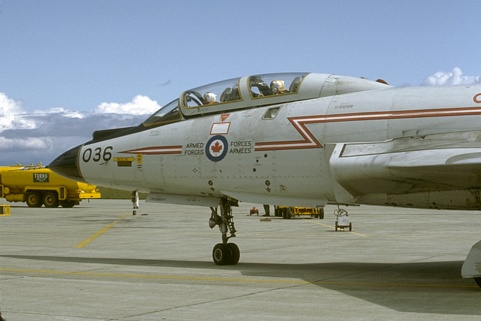
#> input picture Images/canny1.jpg, 481 x 321 px
$ python Canny.py
#> lines starting #> are read from the running program, lines starting #| are printed output that depends on the picture
from __future__ import division
from PIL import Image
import cv2
import numpy as np
from matplotlib import pyplot as plt
import math
from scipy import ndimage

# Tanvir Islam
# nid ta840968
# ucfid 3779383
# Spring 2019

""" It's always important to smooth the images and out and convert to grayscale
    when doing edge detection.  Gaussian Filter was used as the smoothing Filter
    since it seems to be working the best from the other functions done in this
    assignment.  Sigma = 1 was chosen as the optimal sigma because it results in
    the least amount of blurring.  If you increase sigma, the images get blurrier
    and this makes the edges more round and thick so it's harder to detect them
    as the Canny algorithm progresses.
    When running this algorithm on image1 and image2 different sigmas and thresholds were tested.
    The sigma of 1 is the best still due to the nature of gaussian filter and that optimal sigma
    are between 0.8 and 1 regardless.
    The threshold of about 30 was also found to be optimal however due to time constraints, there
    were a few pixels that seem to be missing from the corners of image1 and image2 that
    were not able to be adjusted for. """

""" This is our fast gaussian function from FastGaussian.py which implements
    1 dimensional kernel to do 2D filtering. """
def GaussianFilter(img, sigma):

    size = sigma * 6

    if(size % 2 == 0):
        size = size + 1

    offset = (size // 2) * -1

    # we make our two singular dimension kernels
    kernelY = np.ones((size, 1))
    kernelX = np.ones((1,size))

    # also note here that the formula is slightly different from regular gaussian
    coeff = 1 / ((np.sqrt(2 * np.pi)) * sigma)
    stDev = 2 * np.square(sigma)

    for i in range(size):
        kernelX[0][i] = coeff * np.exp(-(np.square(offset + i)) / stDev)
        kernelY[i][0] = coeff * np.exp(-(np.square(offset + i)) / stDev)

    """in order to avoid the "scratches" present in each image convolution
    we convolve in the X direction and then we use that same image and
    convolve over it using our Y kernel to get our final image."""

    dst = cv2.filter2D(img, -1, kernelX)
    dst = cv2.filter2D(dst, -1, kernelY)

    return dst

def GaussianFilterParent(img, sigma):
    arr = np.array(img, dtype=float)
    removedNoise = GaussianFilter(arr, sigma)
    return removedNoise

""" We obtain our gradient images in both directions as well as the final gradient.
    we also obtain directions at each pixel for our gradient to determine the
    orientation for use with the next step of canny. """
def CentralGradient(img, width, height):
    # img = cv2.imread(name)
    kernelX = np.array([[1,0,-1], [2, 0, -2], [1, 0, -1]])
    kernelY = np.array([[1,2,1], [0,0,0], [-1, -2, -1]])

    magX = cv2.filter2D(img, -1, kernelX)
    magY = cv2.filter2D(img, -1, kernelY)
    finalMag = np.ndarray((height,width))

    for i in range(height):
        for j in range(width):
            finalMag[i][j] = int(math.sqrt((magX[i][j])**2 + (magY[i][j])**2))

    # plot mags
    plt.subplot(333),plt.imshow(magX, cmap='gray'),plt.title('X grad')
    plt.xticks([]), plt.yticks([])

    plt.subplot(334),plt.imshow(magY, cmap='gray'),plt.title('Y Grad')
    plt.xticks([]), plt.yticks([])

    # get our gradient directions
    directions = np.arctan(magY, magX)

    # we convert radians to degrees
    directions = (180/np.pi) * directions

    for i in range(height):
        for j in range(width):
            if(directions[i][j] < 0):
                # we get rid of all negative degrees
                directions[i][j] = 180 + directions[i][j]

    return finalMag, directions

# Helper function to calculate the rounded angle values for non max suppressions
def roundAngles(angle):
    if (0 <= angle < 22.5) or (157.5 <= angle < 180):
        angle = 0
    elif (22.5 <= angle < 67.5):
        angle = 45
    elif (67.5 <= angle < 112.5):
        angle = 90
    elif (112.5 <= angle < 157.5):
        angle = 135
    return angle

""" This function is used as the first step to eliminate false positive edges
    in our image. It checks the gradient direction at each pixel and then compares
    its intensity to the appropriate surrounding pixels"""
def NonMaxSuppression(img, directions, col, row):

    # This is probably not needed but we use it anyway
    gradientDirections = directions

    for i in range(row):
        for j in range(col):
            gradientDirections[i][j] = roundAngles(directions[i][j])

    # do our direction check and supression
    for i in range(row):
        for j in range(col):
            # 0 checks left and right
            if gradientDirections[i][j] == 0:
                # check the magnitude
                if(j == 0):
                    # if we are on the left then only check the right
                    if not img[i][j] > img[i][j+1]:
                        img[i][j] = 0
                if(j == col - 1):
                    # if we are on the right then only check the left
                    if not img[i][j] > img[i][j-1]:
                        img[i][j] = 0
                # we check both the left and the right
                if not (img[i][j] > img[i][j-1] and img[i][j] > img[i][j+1]):
                    img[i][j] = 0

            # 45 checks up,right and down,left
            elif gradientDirections[i][j] == 45:
                # this checks to see if we are at the top left, bottom right of the images
                # and sets them to 0 b/c we can't do any comparison with this angle
                if((i == 0 and j == 0) or (i == row - 1 and j == col - 1)):
                    img[i][j] = 0
                # checks the bottom or the left
                elif(i == row - 1 or j == 0):
                    # check up right only
                    if not img[i][j] > img[i-1][j+1]:
                        img[i][j] = 0
                # checks top or right
                elif(i == 0 or j == col - 1):
                    # check down left only
                    if not img[i][j] > img[i+1][j-1]:
                        img[i][j] = 0
                else:
                    # we can check both
                    if not (img[i][j] > img[i+1][j-1] and img[i][j] > img[i-1][j+1]):
                        img[i][j] = 0

            # 90 checks up and down
            elif gradientDirections[i][j] == 90:
                # check the magnitude
                if i == 0:
                    # if we are on the top then only check the bottom
                    if not img[i][j] > img[i+1][j]:
                        img[i][j] = 0
                elif i == row - 1:
                    # if we are on the bottom then only check the top
                    if not img[i][j] > img[i-1][j]:
                        img[i][j] = 0
                # we check both bottom and top
                elif not (img[i][j] > img[i-1][j] and img[i][j] > img[i+1][j]):
                    img[i][j] = 0

            # 135 checks up,left and down,right
            elif gradientDirections[i][j] == 135:
                # checks to see if we are top right or bottom left of the images
                # and sets them to 0 b/c we can't do any comparison with this angle
                if((i == 0 and j == col - 1) or (i == row - 1 and j == 0)):
                    img[i][j] = 0
                # if we are the top or the left
                elif(i == 0 or j == 0):
                    # check bottom right only
                    if not img[i][j] > img[i+1][j+1]:
                        img[i][j] = 0
                # if we are bottom and right
                elif(i == row -1 or j == col - 1):
                    # check top left only
                    if not img[i][j] > img[i-1][j-1]:
                        img[i][j] = 0
                else:
                    # check both
                    if not (img[i][j] > img[i-1][j-1] and img[i][j] > img[i+1][j+1]):
                        img[i][j] = 0
    return img

""" This is the second part of our false positive edge detection where
    we establish a lower and upper threshold to immediately decide which
    intensities we want to keep.  Then we go through and edit any intensity
    that might be an edge which is labeled as weak"""
def ThreshHold(img, col, row):

    # as per the slides our lower and upper bounds
    # 30 seems to work the best
    lower = 30
    # lower = 20
    upper = lower * 1.5

    # our tested weak and strong values we set pixels to
    weak = 50
    strong = 255

    # get indices for our strong edges
    strongX, strongY = np.where(img > upper)

    # get indices for our weaker edges
    weakX, weakY = np.where((img >= lower) & (img <= upper))

    # get indices for no edges
    noX, noY = np.where(img < lower)

    # dummy array to hold our desired pixels
    strengths = np.ndarray((row, col))

    # set our values with those indices we found earlier
    strengths[strongX, strongY] = strong
    strengths[noX, noY] = 0
    strengths[weakX, weakY] = weak

    img[noX, noY] = 0

    # now we actually have to check if our weak edges are connected
    # to any strong edges
    for i in range(row):
        for j in range(col):

            if(img[i][j] == weak):
                # check to see if we are on the top row
                if(i == 0):
                    # check the top left corner
                    if(j == 0):
                        # we check right, bottom, and bottom right
                        if(strengths[i][j+1] == strong or strengths[i+1][j] == strong or strengths[i+1][j+1] == strong):
                            strengths[i][j] = strong
                        else:
                            img[i][j] = 0
                    # check the top right corner
                    elif(j == col - 1):
                        # we check left, bottom, and bottom left
                        if(strengths[i][j-1] == strong or strengths[i+1][j] == strong or strengths[i+1][j-1] == strong):
                            strengths[i][j] = strong
                        else:
                            img[i][j] = 0
                    # we are in the middle of the top row
                    else:
                        # we check right, left, bottom, bottom right, bottom left
                        if(strengths[i][j-1] == strong or strengths[i][j+1] == strong or strengths[i+1][j] == strong or strengths[i+1][j+1] == strong or strengths[i+1][j-1] == strong):
                            strengths[i][j] = strong
                        else:
                            img[i][j] = 0
                # check to see if we are on bottom row
                elif(i == row - 1):
                    # check bottom left corner
                    if(j == 0):
                        # we check right, above, and above right
                        if(strengths[i][j+1] == strong or strengths[i-1][j] == strong or strengths[i-1][j+1] == strong):
                            strengths[i][j] = strong
                        else:
                            img[i][j] = 0
                    # check bottom right corner
                    elif(j == col - 1):
                        # we check left, above, above left
                        if(strengths[i][j-1] == strong or strengths[i-1][j] == strong or strengths[i-1][j-1] == strong):
                            strengths[i][j] = strong
                        else:
                            img[i][j] = 0
                    # in middle of the bottom row
                    else:
                        # we check right, left, above, above right, above left
                        if(strengths[i][j-1] == strong or strengths[i][j+1] == strong or strengths[i-1][j] == strong or strengths[i-1][j+1] == strong or strengths[i-1][j-1] == strong):
                            strengths[i][j] = strong
                        else:
                            img[i][j] = 0
                # somewhere in the middle of the rows
                else:
                    # check the right
                    if(j == 0):
                        # we check above, below, right, above left, below left
                        if(strengths[i-1][j] == strong or strengths[i+1][j] == strong or strengths[i][j+1] == strong or strengths[i-1][j+1] == strong or strengths[i+1][j+1] == strong):
                            strengths[i][j] = strong
                        else:
                            img[i][j] = 0
                    # check the left
                    elif(j == col - 1):
                        # we check above, below, left, above left, below left
                        if(strengths[i-1][j] == strong or strengths[i+1][j] == strong or strengths[i][j-1] == strong or strengths[i-1][j-1] == strong or strengths[i+1][j-1] == strong):
                            strengths[i][j] = strong
                        else:
                            strengths[i][j] = 0
                    else:
                        # we check above, below, right, left, above right, above left, below right, below left
                        if(strengths[i-1][j] == strong or strengths[i+1][j] == strong or strengths[i][j+1] == strong or strengths[i][j-1] == strong or strengths[i-1][j+1] == strong or strengths[i-1][j-1] == strong or strengths[i+1][j+1] == strong or strengths[i+1][j-1]):
                            strengths[i][j] = strong
                        else:
                            img[i][j] = 0

    return img

""" Our main caller function that handles the rest of the function calls"""
def CannyParent(name, col, row, sigma):
    img = cv2.imread(name)
    gray_image = cv2.cvtColor(img, cv2.COLOR_BGR2GRAY)
    gaussImage = GaussianFilterParent(gray_image, sigma)

    gradientImage, directions = CentralGradient(gaussImage, col, row)

    plt.subplot(335),plt.imshow(gradientImage, cmap='gray'),plt.title('Final Magnitude')
    plt.xticks([]), plt.yticks([])

    suppressedPixels = NonMaxSuppression(gradientImage, directions, col, row)

    plt.subplot(337),plt.imshow(suppressedPixels, cmap='gray'),plt.title('Suppressed Pixels')
    plt.xticks([]), plt.yticks([])

    threshheldImage = ThreshHold(suppressedPixels, col, row)

    img = img.astype(int)
    plt.subplot(331),plt.imshow(img),plt.title('Original')
    plt.xticks([]), plt.yticks([])

    gaussImage = gaussImage.astype(int)
    plt.subplot(332),plt.imshow(gaussImage, cmap='gray'),plt.title('Gauss')
    plt.xticks([]), plt.yticks([])

    plt.subplot(336),plt.imshow(directions, cmap='gray'),plt.title('Directions')
    plt.xticks([]), plt.yticks([])

    plt.subplot(338),plt.imshow(threshheldImage, cmap='gray'),plt.title('Threshhold Image')
    plt.xticks([]), plt.yticks([])
    plt.show()

def main():
    canny1Img = Image.open("./Images/canny1.jpg")
#> canny1Img is the input picture: PIL image 481x321 RGB; mean R, G, B 137.1, 145.1, 143.2
    canny2Img = Image.open("./Images/canny2.jpg")
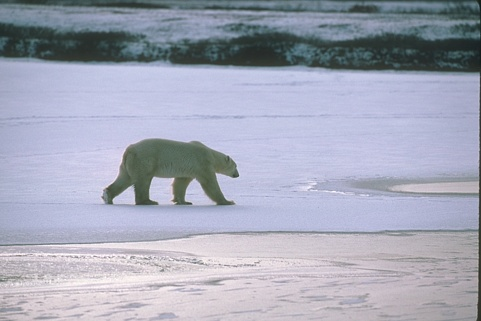
#> input picture Images/canny2.jpg, 481 x 321 px
#> canny2Img is the input picture: PIL image 481x321 RGB; mean R, G, B 164.2, 167.6, 183.7
    image1 = Image.open("./Images/image1.png")
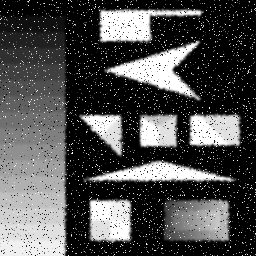
#> input picture Images/image1.png, 256 x 256 px
#> image1 is the input picture: PIL image 256x256 L; min 0, max 255, mean 79.3
    image2 = Image.open("./Images/image2.png")
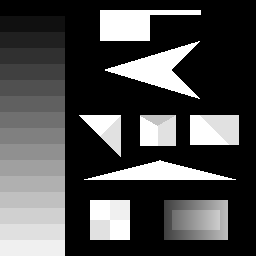
#> input picture Images/image2.png, 256 x 256 px
#> image2 is the input picture: PIL image 256x256 L; min 0, max 255, mean 75.2

    col1, row1 = canny1Img.size
#> col1 = 481; row1 = 321
    col2, row2 = canny2Img.size
#> col2 = 481; row2 = 321
    colImg1, rowImg1 = image1.size
#> colImg1 = 256; rowImg1 = 256
    colImg2, rowImg2 = image2.size
#> colImg2 = 256; rowImg2 = 256
    # Sigma = 1 works best for this assignment as it blurs the image the least
    CannyParent("./Images/canny1.jpg", col1, row1, 1)
#> in ThreshHold, `img[noX, noY] = 0`: img: shape (321, 481) float64; min 0, max 389, mean 10.7
#> after the loop in ThreshHold, `for i in range(row):`: img: shape (321, 481) float64; min 0, max 389, mean 10.7
    CannyParent("./Images/canny2.jpg", col2, row2, 1)
#> call 2 of NonMaxSuppression, with col = 481, row = 321
#> after the loop in NonMaxSuppression (call 2), `for i in range(row):`:
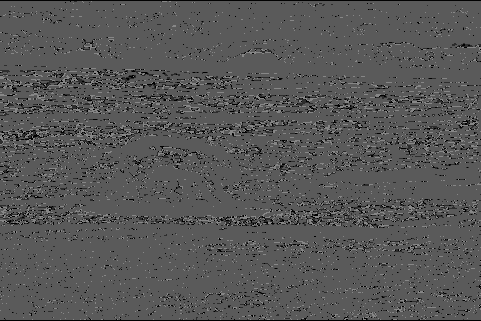
#> gradientDirections: shape (321, 481) float64; min 0, max 135, mean 86.9
#> call 2 of ThreshHold, with col = 481, row = 321
#> in ThreshHold (call 2), `img[noX, noY] = 0`: img: shape (321, 481) float64; min 0, max 336, mean 9.5
#> after the loop in ThreshHold (call 2), `for i in range(row):`: img: shape (321, 481) float64; min 0, max 336, mean 9.5
#> after the loop in ThreshHold (call 2), `for i in range(row):`:
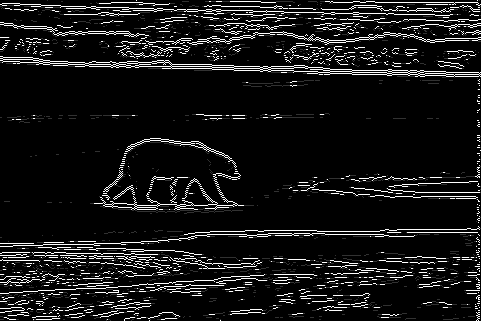
#> strengths: shape (321, 481) float64; min 0, max 255, mean 22.9

    # Show effects of changing sigma
    CannyParent("./Images/canny1.jpg", col1, row1, 3)
#> call 3 of CentralGradient, with width = 481, height = 321
#> after the loop in CentralGradient (call 3), `for i in range(height):`:
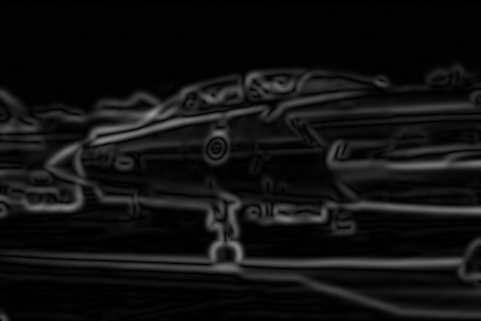
#> finalMag: shape (321, 481) float64; min 0, max 152, mean 16.8
#> in CentralGradient (call 3), `directions = np.arctan(magY, magX)`:
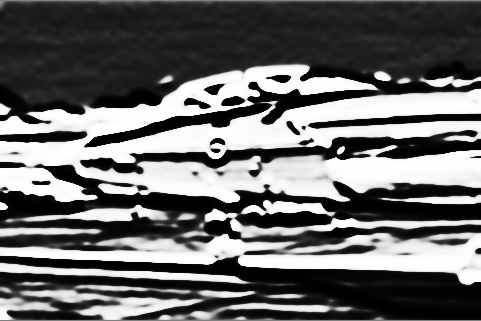
#> directions: shape (321, 481) float64; min -1.56, max 1.56, mean -0.265; drawn with min black and max white
    CannyParent("./Images/canny2.jpg", col2, row2, 3)

    CannyParent("./Images/canny1.jpg", col1, row1, 5)
    CannyParent("./Images/canny2.jpg", col2, row2, 5)

    CannyParent("./Images/canny1.jpg", col1, row1, 10)
    CannyParent("./Images/canny2.jpg", col2, row2, 10)


    CannyParent("./Images/image1.png", colImg1, rowImg1, 1)
    CannyParent("./Images/image2.png", colImg2, rowImg2, 1)

main()
